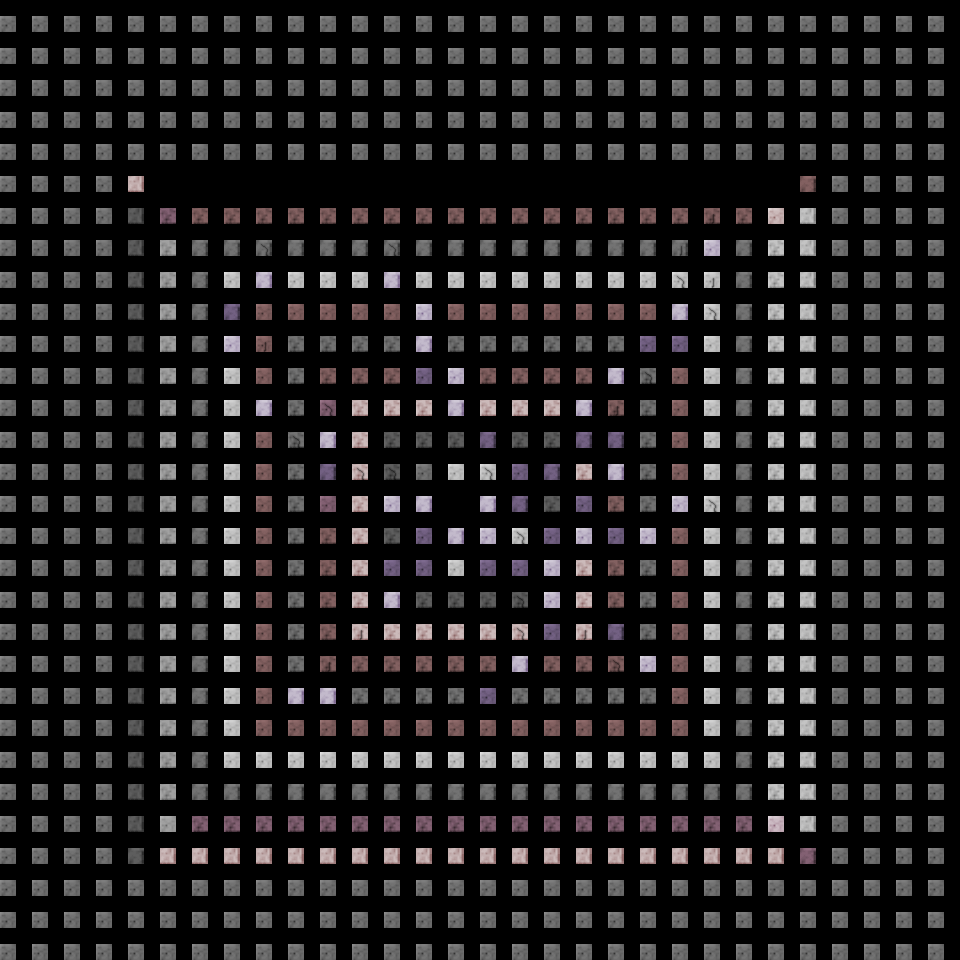

A 2D game scene composited from a Tiled map and its tileset images. What follows is a short description and the map's XML, with each tile layer's data collapsed to a summary:
An orthogonal 30x30 tile map with 32x32 px tiles, 2 tile layers (tiles, decors) and 8 objects (4x portal_collide, player, bucket1, bucket2, crystal).

<map version="1.0" tiledversion="1.0.3" orientation="orthogonal" renderorder="right-down" width="30" height="30" tilewidth="32" tileheight="32" nextobjectid="20">
 <tileset firstgid="1" source="tileset.tsx" />
 <layer name="tiles" width="30" height="30">
  <data>[900 cells, 900 non-empty, 23 distinct tile ids]</data>
 </layer>
 <layer name="decors" width="30" height="30">
  <data>[900 cells, 323 non-empty, 7 distinct tile ids]</data>
 </layer>
 <objectgroup name="objects">
  <object id="4" name="Collider3" type="portal_collide" x="64" y="96" width="832" height="64" />
  <object id="6" name="Collider1" type="portal_collide" x="832" y="96" width="64" height="832" />
  <object id="10" type="player" x="448" y="544" width="32" height="32" />
  <object id="14" name="Collider4" type="portal_collide" x="64" y="864" width="832" height="64" />
  <object id="15" name="Collider5" type="portal_collide" x="64" y="96" width="64" height="832" />
  <object id="16" type="bucket1" x="288" y="288" width="32" height="32" />
  <object id="17" type="bucket2" x="640" y="288" width="32" height="32" />
  <object id="18" type="crystal" x="480" y="736" width="32" height="32" />
 </objectgroup>
</map>